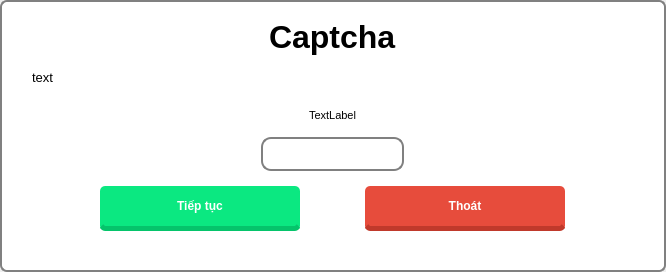
<?xml version="1.0" encoding="UTF-8"?>
<ui version="4.0">
 <class>Dialog</class>
 <widget class="QDialog" name="Dialog">
  <property name="geometry">
   <rect>
    <x>0</x>
    <y>0</y>
    <width>666</width>
    <height>272</height>
   </rect>
  </property>
  <property name="windowTitle">
   <string>Dialog</string>
  </property>
  <layout class="QVBoxLayout" name="verticalLayout_12">
   <property name="leftMargin">
    <number>0</number>
   </property>
   <property name="topMargin">
    <number>0</number>
   </property>
   <property name="rightMargin">
    <number>0</number>
   </property>
   <property name="bottomMargin">
    <number>0</number>
   </property>
   <item>
    <widget class="QFrame" name="frame">
     <property name="styleSheet">
      <string notr="true">QFrame#frame{
background-color: white;
border: 2px solid gray;
border-radius: 7px;
}</string>
     </property>
     <property name="frameShape">
      <enum>QFrame::StyledPanel</enum>
     </property>
     <property name="frameShadow">
      <enum>QFrame::Raised</enum>
     </property>
     <layout class="QVBoxLayout" name="verticalLayout">
      <property name="leftMargin">
       <number>0</number>
      </property>
      <property name="topMargin">
       <number>0</number>
      </property>
      <property name="rightMargin">
       <number>0</number>
      </property>
      <property name="bottomMargin">
       <number>0</number>
      </property>
      <item>
       <widget class="QStackedWidget" name="stackedWidget">
        <property name="styleSheet">
         <string notr="true">QFrame{
background-color: white;
border-radius: 7px;
}

QPushButton {
max-width: 200px;
border-radius: 5px;
border-bottom: 5px solid #636e72;
background-color: #b2bec3;
min-width: 170px;
min-height: 40px;
color: white;
}

QPushButton:pressed {
border: none;
}</string>
        </property>
        <property name="currentIndex">
         <number>4</number>
        </property>
        <widget class="QWidget" name="page_check_chrome">
         <property name="styleSheet">
          <string notr="true"/>
         </property>
         <layout class="QVBoxLayout" name="verticalLayout_3">
          <property name="leftMargin">
           <number>0</number>
          </property>
          <property name="topMargin">
           <number>0</number>
          </property>
          <property name="rightMargin">
           <number>0</number>
          </property>
          <property name="bottomMargin">
           <number>0</number>
          </property>
          <item>
           <widget class="QFrame" name="frame_check_chrome">
            <property name="styleSheet">
             <string notr="true"/>
            </property>
            <property name="frameShape">
             <enum>QFrame::StyledPanel</enum>
            </property>
            <property name="frameShadow">
             <enum>QFrame::Raised</enum>
            </property>
            <layout class="QVBoxLayout" name="verticalLayout_2">
             <item>
              <widget class="QFrame" name="frame_2">
               <property name="frameShape">
                <enum>QFrame::StyledPanel</enum>
               </property>
               <property name="frameShadow">
                <enum>QFrame::Raised</enum>
               </property>
               <layout class="QHBoxLayout" name="horizontalLayout">
                <item alignment="Qt::AlignHCenter|Qt::AlignVCenter">
                 <widget class="QLabel" name="label_2">
                  <property name="sizePolicy">
                   <sizepolicy hsizetype="Preferred" vsizetype="Preferred">
                    <horstretch>1</horstretch>
                    <verstretch>0</verstretch>
                   </sizepolicy>
                  </property>
                  <property name="text">
                   <string/>
                  </property>
                  <property name="pixmap">
                   <pixmap>../resources/icon_chrome.png</pixmap>
                  </property>
                 </widget>
                </item>
                <item alignment="Qt::AlignHCenter">
                 <widget class="QLabel" name="label_3">
                  <property name="sizePolicy">
                   <sizepolicy hsizetype="Preferred" vsizetype="Preferred">
                    <horstretch>2</horstretch>
                    <verstretch>0</verstretch>
                   </sizepolicy>
                  </property>
                  <property name="font">
                   <font>
                    <family>Segoe UI</family>
                    <pointsize>22</pointsize>
                    <weight>75</weight>
                    <bold>true</bold>
                   </font>
                  </property>
                  <property name="text">
                   <string>Google Chrome</string>
                  </property>
                 </widget>
                </item>
               </layout>
              </widget>
             </item>
             <item>
              <widget class="QFrame" name="frame_check_chrome_buttons">
               <property name="frameShape">
                <enum>QFrame::StyledPanel</enum>
               </property>
               <property name="frameShadow">
                <enum>QFrame::Raised</enum>
               </property>
               <layout class="QHBoxLayout" name="horizontalLayout_2">
                <item>
                 <widget class="QPushButton" name="button_check_chrome_check">
                  <property name="sizePolicy">
                   <sizepolicy hsizetype="Minimum" vsizetype="Fixed">
                    <horstretch>0</horstretch>
                    <verstretch>0</verstretch>
                   </sizepolicy>
                  </property>
                  <property name="font">
                   <font>
                    <family>Segoe UI</family>
                    <pointsize>9</pointsize>
                    <weight>75</weight>
                    <bold>true</bold>
                   </font>
                  </property>
                  <property name="styleSheet">
                   <string notr="true"/>
                  </property>
                  <property name="text">
                   <string>Đang kiểm tra...</string>
                  </property>
                 </widget>
                </item>
                <item>
                 <widget class="QPushButton" name="button_check_chrome_ok">
                  <property name="sizePolicy">
                   <sizepolicy hsizetype="Minimum" vsizetype="Fixed">
                    <horstretch>0</horstretch>
                    <verstretch>0</verstretch>
                   </sizepolicy>
                  </property>
                  <property name="font">
                   <font>
                    <family>Segoe UI</family>
                    <pointsize>9</pointsize>
                    <weight>75</weight>
                    <bold>true</bold>
                   </font>
                  </property>
                  <property name="styleSheet">
                   <string notr="true">QPushButton {
background-color: #e74c3c;
border-bottom: 5px solid #c0392b;
}

QPushButton:pressed {
border:none;
}</string>
                  </property>
                  <property name="text">
                   <string>Thoát</string>
                  </property>
                 </widget>
                </item>
               </layout>
              </widget>
             </item>
            </layout>
           </widget>
          </item>
         </layout>
        </widget>
        <widget class="QWidget" name="page_not_found_chrome">
         <layout class="QVBoxLayout" name="verticalLayout_4">
          <property name="leftMargin">
           <number>0</number>
          </property>
          <property name="topMargin">
           <number>0</number>
          </property>
          <property name="rightMargin">
           <number>0</number>
          </property>
          <property name="bottomMargin">
           <number>0</number>
          </property>
          <item>
           <widget class="QFrame" name="frame_not_found_chrome">
            <property name="styleSheet">
             <string notr="true"/>
            </property>
            <property name="frameShape">
             <enum>QFrame::StyledPanel</enum>
            </property>
            <property name="frameShadow">
             <enum>QFrame::Raised</enum>
            </property>
            <layout class="QVBoxLayout" name="verticalLayout_5">
             <property name="leftMargin">
              <number>17</number>
             </property>
             <property name="rightMargin">
              <number>17</number>
             </property>
             <item alignment="Qt::AlignHCenter">
              <widget class="QLabel" name="label">
               <property name="font">
                <font>
                 <family>Segoe UI</family>
                 <pointsize>14</pointsize>
                 <weight>75</weight>
                 <bold>true</bold>
                </font>
               </property>
               <property name="text">
                <string>Cài Google Chrome đi rồi quay lại nhé!!!</string>
               </property>
               <property name="wordWrap">
                <bool>false</bool>
               </property>
              </widget>
             </item>
             <item alignment="Qt::AlignHCenter">
              <widget class="QLabel" name="label_not_found_chrome_image">
               <property name="text">
                <string>Image</string>
               </property>
              </widget>
             </item>
             <item>
              <widget class="QFrame" name="frame_5">
               <property name="frameShape">
                <enum>QFrame::StyledPanel</enum>
               </property>
               <property name="frameShadow">
                <enum>QFrame::Raised</enum>
               </property>
               <layout class="QHBoxLayout" name="horizontalLayout_3">
                <item>
                 <widget class="QPushButton" name="button_not_found_chrome_install">
                  <property name="sizePolicy">
                   <sizepolicy hsizetype="Minimum" vsizetype="Fixed">
                    <horstretch>0</horstretch>
                    <verstretch>0</verstretch>
                   </sizepolicy>
                  </property>
                  <property name="font">
                   <font>
                    <family>Segoe UI</family>
                    <pointsize>9</pointsize>
                    <weight>75</weight>
                    <bold>true</bold>
                   </font>
                  </property>
                  <property name="styleSheet">
                   <string notr="true">QPushButton {
background-color: #0be881;
border-bottom: 5px solid #05c46b;
}

QPushButton:pressed {
border:none;
}</string>
                  </property>
                  <property name="text">
                   <string>Để mình cài huhu</string>
                  </property>
                 </widget>
                </item>
                <item>
                 <widget class="QPushButton" name="button_not_found_chrome_ok">
                  <property name="sizePolicy">
                   <sizepolicy hsizetype="Minimum" vsizetype="Fixed">
                    <horstretch>0</horstretch>
                    <verstretch>0</verstretch>
                   </sizepolicy>
                  </property>
                  <property name="font">
                   <font>
                    <family>Segoe UI</family>
                    <pointsize>9</pointsize>
                    <weight>75</weight>
                    <bold>true</bold>
                   </font>
                  </property>
                  <property name="styleSheet">
                   <string notr="true">QPushButton {
background-color: #e74c3c;
border-bottom: 5px solid #c0392b;
}

QPushButton:pressed {
border:none;
}</string>
                  </property>
                  <property name="text">
                   <string>Thoát</string>
                  </property>
                 </widget>
                </item>
               </layout>
              </widget>
             </item>
            </layout>
           </widget>
          </item>
         </layout>
        </widget>
        <widget class="QWidget" name="page_check_session_id">
         <layout class="QVBoxLayout" name="verticalLayout_6">
          <property name="leftMargin">
           <number>0</number>
          </property>
          <property name="topMargin">
           <number>0</number>
          </property>
          <property name="rightMargin">
           <number>0</number>
          </property>
          <property name="bottomMargin">
           <number>0</number>
          </property>
          <item>
           <widget class="QFrame" name="frame_check_session_id">
            <property name="styleSheet">
             <string notr="true"/>
            </property>
            <property name="frameShape">
             <enum>QFrame::StyledPanel</enum>
            </property>
            <property name="frameShadow">
             <enum>QFrame::Raised</enum>
            </property>
            <layout class="QVBoxLayout" name="verticalLayout_7">
             <property name="leftMargin">
              <number>17</number>
             </property>
             <property name="rightMargin">
              <number>17</number>
             </property>
             <item alignment="Qt::AlignHCenter">
              <widget class="QLabel" name="label_check_session_id_title">
               <property name="sizePolicy">
                <sizepolicy hsizetype="Preferred" vsizetype="Preferred">
                 <horstretch>0</horstretch>
                 <verstretch>0</verstretch>
                </sizepolicy>
               </property>
               <property name="font">
                <font>
                 <family>Segoe UI</family>
                 <pointsize>14</pointsize>
                 <weight>75</weight>
                 <bold>true</bold>
                </font>
               </property>
               <property name="text">
                <string>Kiểm tra đăng nhập</string>
               </property>
              </widget>
             </item>
             <item alignment="Qt::AlignHCenter">
              <widget class="QLabel" name="label_check_session_id_image">
               <property name="text">
                <string>image</string>
               </property>
              </widget>
             </item>
             <item>
              <widget class="QFrame" name="frame_6">
               <property name="sizePolicy">
                <sizepolicy hsizetype="Preferred" vsizetype="Preferred">
                 <horstretch>0</horstretch>
                 <verstretch>0</verstretch>
                </sizepolicy>
               </property>
               <property name="frameShape">
                <enum>QFrame::StyledPanel</enum>
               </property>
               <property name="frameShadow">
                <enum>QFrame::Raised</enum>
               </property>
               <layout class="QHBoxLayout" name="horizontalLayout_4">
                <item>
                 <widget class="QPushButton" name="button_check_session_id_check">
                  <property name="sizePolicy">
                   <sizepolicy hsizetype="Minimum" vsizetype="Fixed">
                    <horstretch>0</horstretch>
                    <verstretch>0</verstretch>
                   </sizepolicy>
                  </property>
                  <property name="font">
                   <font>
                    <family>Segoe UI</family>
                    <pointsize>9</pointsize>
                    <weight>75</weight>
                    <bold>true</bold>
                   </font>
                  </property>
                  <property name="styleSheet">
                   <string notr="true"/>
                  </property>
                  <property name="text">
                   <string>Đang kiểm tra...</string>
                  </property>
                 </widget>
                </item>
                <item>
                 <widget class="QPushButton" name="button_check_session_id_ok">
                  <property name="sizePolicy">
                   <sizepolicy hsizetype="Minimum" vsizetype="Fixed">
                    <horstretch>0</horstretch>
                    <verstretch>0</verstretch>
                   </sizepolicy>
                  </property>
                  <property name="font">
                   <font>
                    <family>Segoe UI</family>
                    <pointsize>9</pointsize>
                    <weight>75</weight>
                    <bold>true</bold>
                   </font>
                  </property>
                  <property name="styleSheet">
                   <string notr="true">QPushButton {
background-color: #e74c3c;
border-bottom: 5px solid #c0392b;
}

QPushButton:pressed {
border:none;
}</string>
                  </property>
                  <property name="text">
                   <string>Thoát</string>
                  </property>
                 </widget>
                </item>
               </layout>
              </widget>
             </item>
            </layout>
           </widget>
          </item>
         </layout>
        </widget>
        <widget class="QWidget" name="page_request_login">
         <layout class="QVBoxLayout" name="verticalLayout_8">
          <property name="leftMargin">
           <number>0</number>
          </property>
          <property name="topMargin">
           <number>0</number>
          </property>
          <property name="rightMargin">
           <number>0</number>
          </property>
          <property name="bottomMargin">
           <number>0</number>
          </property>
          <item>
           <widget class="QFrame" name="frame_request_login">
            <property name="styleSheet">
             <string notr="true"/>
            </property>
            <property name="frameShape">
             <enum>QFrame::StyledPanel</enum>
            </property>
            <property name="frameShadow">
             <enum>QFrame::Raised</enum>
            </property>
            <layout class="QVBoxLayout" name="verticalLayout_9">
             <property name="leftMargin">
              <number>17</number>
             </property>
             <property name="rightMargin">
              <number>17</number>
             </property>
             <item alignment="Qt::AlignHCenter">
              <widget class="QLabel" name="label_7">
               <property name="font">
                <font>
                 <family>Segoe UI</family>
                 <pointsize>14</pointsize>
                 <weight>75</weight>
                 <bold>true</bold>
                </font>
               </property>
               <property name="text">
                <string>&lt;html&gt;&lt;head/&gt;&lt;body&gt;&lt;p&gt;Có vẻ như bạn chưa đăng nhập vào DTU???&lt;/p&gt;&lt;p&gt;&lt;span style=&quot; font-size:10pt; font-weight:400;&quot;&gt;Sau khi đăng nhập xong, hãy đợi vài khoảng 15s sau đó vào lại tính năng này nhé.&lt;/span&gt;&lt;/p&gt;&lt;/body&gt;&lt;/html&gt;</string>
               </property>
              </widget>
             </item>
             <item alignment="Qt::AlignHCenter">
              <widget class="QLabel" name="label_request_login_image">
               <property name="text">
                <string>Image</string>
               </property>
              </widget>
             </item>
             <item>
              <widget class="QFrame" name="frame_7">
               <property name="sizePolicy">
                <sizepolicy hsizetype="Preferred" vsizetype="Preferred">
                 <horstretch>0</horstretch>
                 <verstretch>0</verstretch>
                </sizepolicy>
               </property>
               <property name="frameShape">
                <enum>QFrame::StyledPanel</enum>
               </property>
               <property name="frameShadow">
                <enum>QFrame::Raised</enum>
               </property>
               <layout class="QHBoxLayout" name="horizontalLayout_5">
                <item>
                 <widget class="QPushButton" name="button_request_login_login">
                  <property name="sizePolicy">
                   <sizepolicy hsizetype="Minimum" vsizetype="Fixed">
                    <horstretch>0</horstretch>
                    <verstretch>0</verstretch>
                   </sizepolicy>
                  </property>
                  <property name="font">
                   <font>
                    <family>Segoe UI</family>
                    <pointsize>9</pointsize>
                    <weight>75</weight>
                    <bold>true</bold>
                   </font>
                  </property>
                  <property name="styleSheet">
                   <string notr="true">QPushButton {
background-color: #0be881;
border-bottom: 5px solid #05c46b;
}

QPushButton:pressed {
border: none;
}</string>
                  </property>
                  <property name="text">
                   <string>Để mình đăng nhập</string>
                  </property>
                 </widget>
                </item>
                <item>
                 <widget class="QPushButton" name="button_request_login_ok">
                  <property name="sizePolicy">
                   <sizepolicy hsizetype="Minimum" vsizetype="Fixed">
                    <horstretch>0</horstretch>
                    <verstretch>0</verstretch>
                   </sizepolicy>
                  </property>
                  <property name="font">
                   <font>
                    <family>Segoe UI</family>
                    <pointsize>9</pointsize>
                    <weight>75</weight>
                    <bold>true</bold>
                   </font>
                  </property>
                  <property name="styleSheet">
                   <string notr="true">QPushButton {
background-color: #e74c3c;
border-bottom: 5px solid #c0392b;
}

QPushButton:pressed {
border:none;
}</string>
                  </property>
                  <property name="text">
                   <string>Thoát</string>
                  </property>
                 </widget>
                </item>
               </layout>
              </widget>
             </item>
            </layout>
           </widget>
          </item>
         </layout>
        </widget>
        <widget class="QWidget" name="page_captcha_typing">
         <layout class="QVBoxLayout" name="verticalLayout_10">
          <property name="leftMargin">
           <number>0</number>
          </property>
          <property name="topMargin">
           <number>0</number>
          </property>
          <property name="rightMargin">
           <number>0</number>
          </property>
          <property name="bottomMargin">
           <number>0</number>
          </property>
          <item>
           <widget class="QFrame" name="frame_captcha_login">
            <property name="styleSheet">
             <string notr="true"/>
            </property>
            <property name="frameShape">
             <enum>QFrame::StyledPanel</enum>
            </property>
            <property name="frameShadow">
             <enum>QFrame::Raised</enum>
            </property>
            <layout class="QVBoxLayout" name="verticalLayout_11">
             <property name="leftMargin">
              <number>30</number>
             </property>
             <property name="topMargin">
              <number>17</number>
             </property>
             <property name="rightMargin">
              <number>30</number>
             </property>
             <property name="bottomMargin">
              <number>30</number>
             </property>
             <item alignment="Qt::AlignHCenter">
              <widget class="QLabel" name="label_4">
               <property name="font">
                <font>
                 <family>Segoe UI</family>
                 <pointsize>24</pointsize>
                 <weight>75</weight>
                 <bold>true</bold>
                </font>
               </property>
               <property name="text">
                <string>Captcha</string>
               </property>
              </widget>
             </item>
             <item>
              <widget class="QLabel" name="label_captcha_content">
               <property name="font">
                <font>
                 <pointsize>10</pointsize>
                </font>
               </property>
               <property name="text">
                <string>text</string>
               </property>
               <property name="wordWrap">
                <bool>true</bool>
               </property>
              </widget>
             </item>
             <item alignment="Qt::AlignHCenter">
              <widget class="QLabel" name="label_captcha_image">
               <property name="font">
                <font>
                 <pointsize>8</pointsize>
                </font>
               </property>
               <property name="text">
                <string>TextLabel</string>
               </property>
              </widget>
             </item>
             <item alignment="Qt::AlignHCenter">
              <widget class="QLineEdit" name="lineEdit_captcha">
               <property name="sizePolicy">
                <sizepolicy hsizetype="Fixed" vsizetype="Fixed">
                 <horstretch>0</horstretch>
                 <verstretch>0</verstretch>
                </sizepolicy>
               </property>
               <property name="font">
                <font>
                 <family>Segoe UI</family>
                 <pointsize>10</pointsize>
                </font>
               </property>
               <property name="styleSheet">
                <string notr="true">QLineEdit {
    border: 2px solid gray;
    border-radius: 10px;
    padding: 0 8px;
    selection-background-color: darkgray;
min-height: 30px;
}</string>
               </property>
              </widget>
             </item>
             <item>
              <widget class="QFrame" name="frame_3">
               <property name="frameShape">
                <enum>QFrame::StyledPanel</enum>
               </property>
               <property name="frameShadow">
                <enum>QFrame::Raised</enum>
               </property>
               <layout class="QHBoxLayout" name="horizontalLayout_6">
                <item>
                 <widget class="QPushButton" name="button_captcha_next">
                  <property name="font">
                   <font>
                    <family>Segoe UI</family>
                    <pointsize>9</pointsize>
                    <weight>75</weight>
                    <bold>true</bold>
                   </font>
                  </property>
                  <property name="styleSheet">
                   <string notr="true">QPushButton {
background-color: #0be881;
border-bottom: 5px solid #05c46b;
}

QPushButton:pressed {
border: none;
}</string>
                  </property>
                  <property name="text">
                   <string>Tiếp tục</string>
                  </property>
                 </widget>
                </item>
                <item>
                 <widget class="QPushButton" name="button_captcha_ok">
                  <property name="font">
                   <font>
                    <family>Segoe UI</family>
                    <pointsize>9</pointsize>
                    <weight>75</weight>
                    <bold>true</bold>
                   </font>
                  </property>
                  <property name="styleSheet">
                   <string notr="true">QPushButton {
background-color: #e74c3c;
border-bottom: 5px solid #c0392b;
}
</string>
                  </property>
                  <property name="text">
                   <string>Thoát</string>
                  </property>
                 </widget>
                </item>
               </layout>
              </widget>
             </item>
            </layout>
           </widget>
          </item>
         </layout>
        </widget>
       </widget>
      </item>
     </layout>
    </widget>
   </item>
  </layout>
 </widget>
 <resources/>
 <connections/>
</ui>
